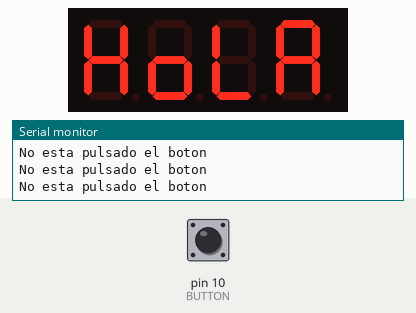
Simulated run of this sketch. Board: Arduino Uno, built with avr-gcc and run on an emulated ATmega328P. Shown: 4-digit seven-segment display, the last lines printed to the serial monitor. The inputs (shaded band) are chosen by the test bench; at power-on: pin 10 (BUTTON) LOW. Random numbers use the default seed unless the sketch sets one.

Above: at 1.8 s.
1.9 s: pin 10 (BUTTON) pulled HIGH for 0.65 s
At 5.5 s:
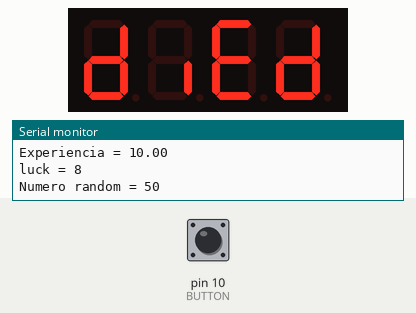
5.6 s: pin 10 (BUTTON) pulled HIGH for 3.2 s
At 9.0 s:
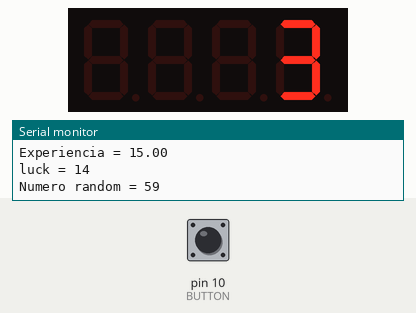
Timing chart, 0 to 10.5 s (numbered marks = the images above; inputs shaded):
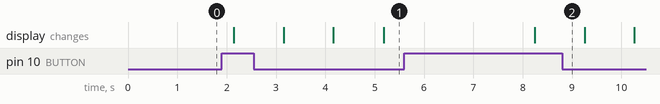

The sketch:

COHETETETETE.PRAAPRAPRA.TTT.__v_1.2.ino
```cpp
#include <Arduino.h>
#include <TM1637Display.h>

// Module connection pins (Digital Pins)
#define CLK 2
#define DIO 3

#define BUTTON 10

const uint8_t SEG_DONE[] = {
	SEG_B | SEG_C | SEG_D | SEG_E | SEG_G,           // d
//	SEG_A | SEG_B | SEG_C | SEG_D | SEG_E | SEG_F, // O
  SEG_G | SEG_C | SEG_E | SEG_D,                   // o
	SEG_C | SEG_E | SEG_G,                           // n
	SEG_A | SEG_D | SEG_E | SEG_F | SEG_G            // E
	};

const uint8_t SEG_DIED[]={
  SEG_B | SEG_G | SEG_C | SEG_D | SEG_E,
  SEG_C,
  SEG_A | SEG_F | SEG_E | SEG_G | SEG_D,
  SEG_B | SEG_G | SEG_C | SEG_D | SEG_E
};

const uint8_t SEG_GOOD[]={
  SEG_A | SEG_F | SEG_E | SEG_D | SEG_C,
  SEG_G | SEG_C | SEG_E | SEG_D,
  SEG_G | SEG_C | SEG_E | SEG_D,
  SEG_G | SEG_C | SEG_E | SEG_D | SEG_B
};

const uint8_t SEG_PRAT[]={
  SEG_E | SEG_F | SEG_A | SEG_B | SEG_G,
  SEG_E | SEG_G,
  SEG_E | SEG_G | SEG_C | SEG_F | SEG_B | SEG_A,
  0
};

const uint8_t SEG_PRA[]={
  0,
  SEG_E | SEG_F | SEG_A | SEG_B | SEG_G,
  SEG_G,
  0
};

const uint8_t SEG_HOLA[]={
  SEG_F | SEG_B | SEG_G | SEG_E | SEG_C,
  SEG_G | SEG_E | SEG_C | SEG_D,
  SEG_F | SEG_E | SEG_D,
  0b01110111
};

const uint8_t SEG_NOTHING_AIR[]={
  0,
  0,
  0,
  0
};


TM1637Display display(CLK, DIO);

void setup()
{

    pinMode(BUTTON,INPUT);
    Serial.begin(9600);
}

float nosemeocurrenada=5.0;
int level=1;
int luck;
float experience=10.0;
int NRanndommm;
void loop()
{
  display.setBrightness(0x0f);
  display.setSegments(SEG_HOLA);
  if( digitalRead(BUTTON)==HIGH ){
    Serial.print("Experiencia = ");
    Serial.println(experience);
    luck=random(1,21);
    Serial.print("luck = ");
    Serial.println(luck);
    NRanndommm=random(1,101);
    Serial.print("Numero random = ");
    Serial.println(NRanndommm);
    //we put 101 and 21 max because is max-1
    if(20==luck){
      display.setSegments(SEG_PRAT);
      delay(1500);
      display.setSegments(SEG_PRA);
      delay(3000);
      display.setSegments(SEG_PRAT);
      delay(1500);
    }
    display.setSegments(SEG_NOTHING_AIR);
    display.showNumberDec(3, false, 1, 3);
    delay(1000);
    display.showNumberDec(2, false, 1, 3);
    delay(1000);
    display.showNumberDec(1, false, 1, 3);
    delay(1000);
    if((luck+experience)>NRanndommm){
      display.setSegments(SEG_GOOD);
      delay(3000);
    }
    else{
      display.setSegments(SEG_DIED);
      delay(3000);
    }
    if(experience>=75){
      level=(level+1);
      experience=10;
      if(level>=5){
        nosemeocurrenada=(nosemeocurrenada/2);
        level=1;
        Serial.println("+nivel+");
      }
    }
    else{
      experience+=(nosemeocurrenada/level);
    }
  }
  else
  {
    Serial.println("No esta pulsado el boton");
    delay(500);
  }
}
```

Measured:
- after the input at 1.9 s, the display: first changes after 0.24 s (image 1 shows a later state)
